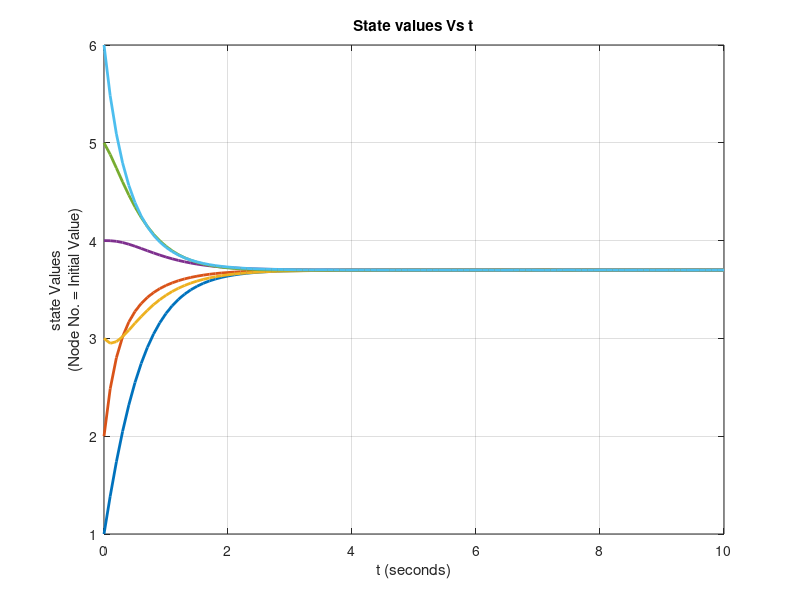

Reproduce this figure in MATLAB.
function CONSENS 
t=0:0.1:10
x0=[1 ;2 ;3 ;4; 5; 6]
%options = odeset('OutputFcn',@odeplot)
[t,x]=ode45(@inputs,t,x0);
figure()
plot(t,x,'Linewidth',2)
xlabel('t (seconds)')
ylabel({'state Values','(Node No. = Initial Value)'})
title('State values Vs t')
grid on
end
function xdot=inputs(t,x,L)
  A=[0 1 0 1 0 0;
     1 0 1 1 0 1;
     1 1 0 0 1 0;
     0 1 0 0 0 1;
     0 0 1 0 0 1;
     0 1 0 1 0 1 ];
D=diag(sum(A,2));
L=D-A;
xdot=-L*x;
end